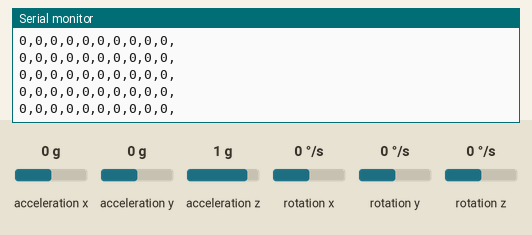
Recording of a sketch running on a simulated Arduino Uno, built with avr-gcc and run on an emulated ATmega328P. Shown: the last lines printed to the serial monitor. The inputs (shaded band) are chosen by the test bench; at power-on: acceleration x 0 g, acceleration y 0 g, acceleration z 1 g, rotation x 0 °/s, rotation y 0 °/s, rotation z 0 °/s.

Above: at 1.2 s.
1.3 s: acceleration x set to -1.4 g
At 2.3 s:
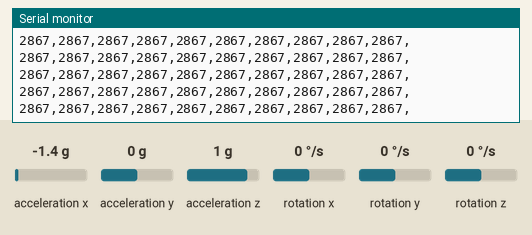
4.3 s: acceleration x set to 0 g
At 4.8 s:
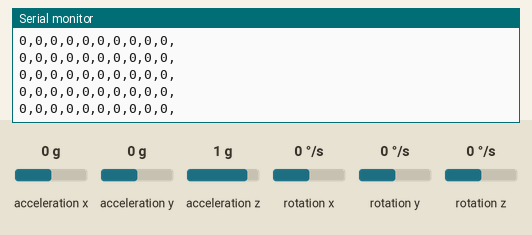
13.3 s: acceleration x set to 0.8 g
At 14.1 s:
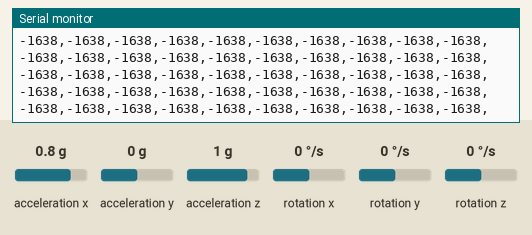
16.3 s: acceleration x set to -0.8 g
At 17.0 s:
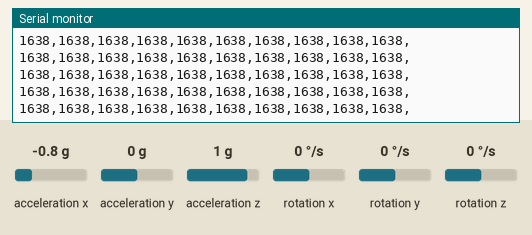
19.3 s: acceleration x set to 1.4 g
At 20.4 s:
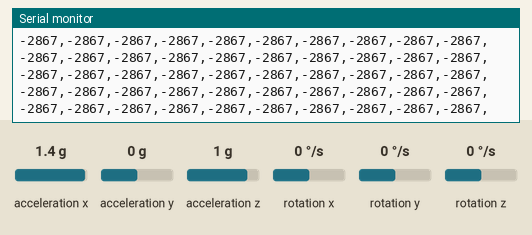
Timing chart, 0 to 22.3 s (numbered marks = the images above; inputs shaded):
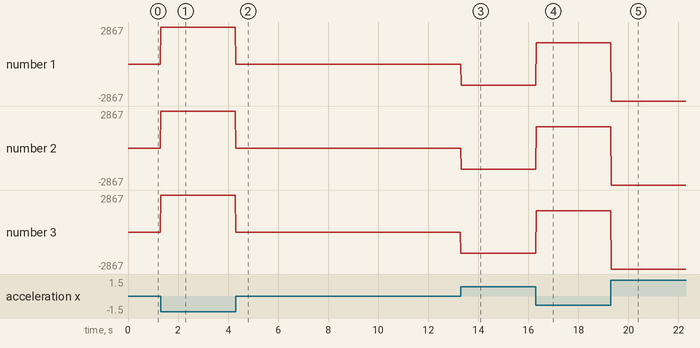

The sketch:

bump_meter_10_10.ino
```cpp
// I2C device class (I2Cdev) demonstration Arduino sketch for MPU6050 class
// 10/7/2011 by Jeff Rowberg <jeff@rowberg.net>
// Updates should (hopefully) always be available at https://github.com/jrowberg/i2cdevlib
//
// Changelog:
//      2013-05-08 - added multiple output formats
//                 - added seamless Fastwire support
//      2011-10-07 - initial release

/* ============================================
I2Cdev device library code is placed under the MIT license
Copyright (c) 2011 Jeff Rowberg

Permission is hereby granted, free of charge, to any person obtaining a copy
of this software and associated documentation files (the "Software"), to deal
in the Software without restriction, including without limitation the rights
to use, copy, modify, merge, publish, distribute, sublicense, and/or sell
copies of the Software, and to permit persons to whom the Software is
furnished to do so, subject to the following conditions:

The above copyright notice and this permission notice shall be included in
all copies or substantial portions of the Software.

THE SOFTWARE IS PROVIDED "AS IS", WITHOUT WARRANTY OF ANY KIND, EXPRESS OR
IMPLIED, INCLUDING BUT NOT LIMITED TO THE WARRANTIES OF MERCHANTABILITY,
FITNESS FOR A PARTICULAR PURPOSE AND NONINFRINGEMENT. IN NO EVENT SHALL THE
AUTHORS OR COPYRIGHT HOLDERS BE LIABLE FOR ANY CLAIM, DAMAGES OR OTHER
LIABILITY, WHETHER IN AN ACTION OF CONTRACT, TORT OR OTHERWISE, ARISING FROM,
OUT OF OR IN CONNECTION WITH THE SOFTWARE OR THE USE OR OTHER DEALINGS IN
THE SOFTWARE.

*-----------ACCEL SELECT-------------------------------------------------------------------------------------------------------------------------
 *
 *   WE CAN SELECT THE RANGE OF G TO +-2G, +-4G, +-8G AND +-16G USING THE 1C REGISTER AND ALTERING THE ACCEL_CONFIG REGISTER
 *   accelgyro.setFullScaleAccelRange(MPU6050_ACCEL_FS_2); //Setting the accel to +/- 2g
 *   accelgyro.setFullScaleAccelRange(MPU6050_ACCEL_FS_4); //Setting the accel to +/- 4g
 *   accelgyro.setFullScaleAccelRange(MPU6050_ACCEL_FS_8); //Setting the accel to +/- 8g
 *   accelgyro.setFullScaleAccelRange(MPU6050_ACCEL_FS_16); //Setting the accel to +/- 16g
 *
 *
 *   SO THE CALCULATION WILL BE
 *   G_FORCE_SEL= FS/G_SEL
 *
 *   EX: FOR +-4g
 *
 *   G_FORCE_SEL = 32768/4 = 8192
 *
 *   G-FORCE = accelX/G_FORCE_SEL;
 *
===============================================
*/

// I2Cdev and MPU6050 must be installed as libraries, or else the .cpp/.h files
// for both classes must be in the include path of your project
#include "I2Cdev.h"
#include "MPU6050.h"

// Arduino Wire library is required if I2Cdev I2CDEV_ARDUINO_WIRE implementation
// is used in I2Cdev.h
#if I2CDEV_IMPLEMENTATION == I2CDEV_ARDUINO_WIRE
    #include "Wire.h"
#endif


MPU6050 accelgyro;


int16_t ax, ay, az;
unsigned long time;


#define OUTPUT_READABLE_ACCELGYRO


void setup() {
    // join I2C bus (I2Cdev library doesn't do this automatically)
    #if I2CDEV_IMPLEMENTATION == I2CDEV_ARDUINO_WIRE
        Wire.begin();
    #elif I2CDEV_IMPLEMENTATION == I2CDEV_BUILTIN_FASTWIRE
        Fastwire::setup(400, true);
    #endif

    // initialize serial communication
    // (38400 chosen because it works as well at 8MHz as it does at 16MHz, but
    // it's really up to you depending on your project)
    Serial.begin(115200);

    // initialize device
    //Serial.println("Initializing I2C devices...");
    accelgyro.initialize();
    accelgyro.setFullScaleAccelRange(MPU6050_ACCEL_FS_16); //Set accel range
}


void loop() {

    int i;
    for(i=0; i<10; i=i+1){
      accelgyro.getAcceleration(&ax, &ay, &az);
      Serial.print(ax*-1);
      Serial.print(',');
      };

    Serial.println();
}
```

Measured:
- after the input at 1.3 s, the serial monitor: prints a new line at once (image 1)
- after the input at 4.3 s, the serial monitor: prints a new line at once (image 2)
- after the input at 13.3 s, the serial monitor: prints a new line at once (image 3)
- after the input at 16.3 s, the serial monitor: prints a new line at once (image 4)
- after the input at 19.3 s, the serial monitor: prints a new line at once (image 5)
- plotted number 1: 0 → 2867 after the input at 1.3 s, 2867 → 0 after the input at 4.3 s, 0 → -1638 after the input at 13.3 s, -1638 → 1638 after the input at 16.3 s, 1638 → -2867 after the input at 19.3 s
- plotted number 2: 0 → 2867 after the input at 1.3 s, 2867 → 0 after the input at 4.3 s, 0 → -1638 after the input at 13.3 s, -1638 → 1638 after the input at 16.3 s, 1638 → -2867 after the input at 19.3 s
- plotted number 3: 0 → 2867 after the input at 1.3 s, 2867 → -1638 after the input at 4.3 s, -1638 → 1638 after the input at 16.3 s, 1638 → -2867 after the input at 19.3 s
